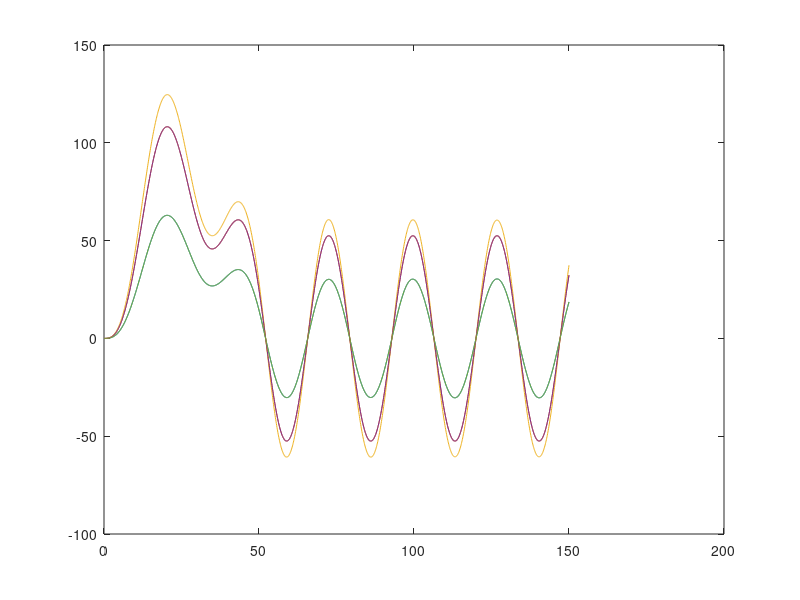

The MATLAB script that drew this image:
function final_ejercicio_diff_central
  clc
  b = (50/19) * [5;8;9;8;5];
  K =[2 -1 0 0 0
       -1 2 -1 0 0
       0 -1 2 -1 0
       0 0 -1 2 -1
       0 0 0 -1 2];

  dt = 0.1;
  t = 0:dt:150;
  z(:,1) = [0;0;0;0;0];
  z_ant = [0;0;0;0;0];
  M = 5*eye(5);

  for i=1:length(t)-1
    if t(i) < 50
      g = (-(1/625)*(t(i)^2)) + (2/25)*t(i); %Parabola
    else
      g = 0;
    endif

    if i==1
      z(:,i+1) = inv(M) * ((2*M - (dt^2)*K)*z(:,i) - (M*z_ant) + ((dt^2) *b*g));
    else
      z(:,i+1) = inv(M) * ((2*M - (dt^2)*K)*z(:,i) - (M*z(:,i-1)) + ((dt^2) *b*g));
    endif
  endfor
  z
  plot(t,z)


endfunction
